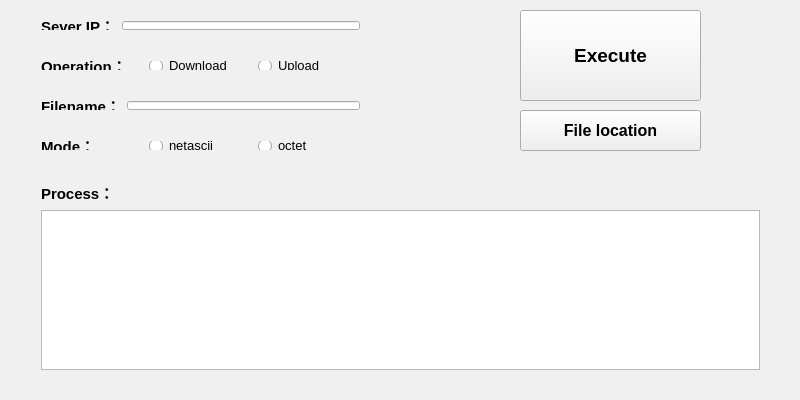
<?xml version="1.0" encoding="UTF-8"?>
<ui version="4.0">
 <class>QtWidgetsApplication1Class</class>
 <widget class="QWidget" name="QtWidgetsApplication1Class">
  <property name="geometry">
   <rect>
    <x>0</x>
    <y>0</y>
    <width>800</width>
    <height>400</height>
   </rect>
  </property>
  <property name="font">
   <font>
    <family>Arial</family>
    <pointsize>10</pointsize>
   </font>
  </property>
  <property name="windowTitle">
   <string>TFTP Client by Tora416</string>
  </property>
  <property name="windowIcon">
   <iconset>
    <normaloff>D:/icon.ico</normaloff>D:/icon.ico</iconset>
  </property>
  <property name="autoFillBackground">
   <bool>false</bool>
  </property>
  <property name="styleSheet">
   <string notr="true">#QtWidgetsApplication1Class{background-color:rgb(240, 240, 240)}
</string>
  </property>
  <widget class="QPushButton" name="pushButton">
   <property name="geometry">
    <rect>
     <x>520</x>
     <y>10</y>
     <width>181</width>
     <height>91</height>
    </rect>
   </property>
   <property name="font">
    <font>
     <family>Arial</family>
     <pointsize>14</pointsize>
     <weight>75</weight>
     <bold>true</bold>
    </font>
   </property>
   <property name="text">
    <string>Execute</string>
   </property>
  </widget>
  <widget class="QWidget" name="layoutWidget">
   <property name="geometry">
    <rect>
     <x>30</x>
     <y>170</y>
     <width>741</width>
     <height>211</height>
    </rect>
   </property>
   <layout class="QVBoxLayout" name="verticalLayout">
    <item>
     <widget class="QLabel" name="label_5">
      <property name="font">
       <font>
        <family>Arial</family>
        <pointsize>11</pointsize>
        <weight>75</weight>
        <bold>true</bold>
       </font>
      </property>
      <property name="text">
       <string>Process：</string>
      </property>
     </widget>
    </item>
    <item>
     <widget class="QTextBrowser" name="textBrowser">
      <property name="font">
       <font>
        <family>Arial</family>
        <pointsize>10</pointsize>
       </font>
      </property>
     </widget>
    </item>
   </layout>
  </widget>
  <widget class="QWidget" name="layoutWidget">
   <property name="geometry">
    <rect>
     <x>30</x>
     <y>10</y>
     <width>341</width>
     <height>31</height>
    </rect>
   </property>
   <layout class="QHBoxLayout" name="horizontalLayout">
    <item>
     <widget class="QLabel" name="label">
      <property name="font">
       <font>
        <family>Arial</family>
        <pointsize>11</pointsize>
        <weight>75</weight>
        <bold>true</bold>
       </font>
      </property>
      <property name="text">
       <string>Sever IP：</string>
      </property>
     </widget>
    </item>
    <item>
     <widget class="QLineEdit" name="IPlineEdit">
      <property name="enabled">
       <bool>true</bool>
      </property>
      <property name="sizePolicy">
       <sizepolicy hsizetype="Expanding" vsizetype="Expanding">
        <horstretch>0</horstretch>
        <verstretch>0</verstretch>
       </sizepolicy>
      </property>
     </widget>
    </item>
   </layout>
  </widget>
  <widget class="QWidget" name="layoutWidget">
   <property name="geometry">
    <rect>
     <x>30</x>
     <y>50</y>
     <width>341</width>
     <height>31</height>
    </rect>
   </property>
   <layout class="QHBoxLayout" name="horizontalLayout_2">
    <item>
     <widget class="QLabel" name="label_2">
      <property name="font">
       <font>
        <family>Arial</family>
        <pointsize>11</pointsize>
        <weight>75</weight>
        <bold>true</bold>
       </font>
      </property>
      <property name="text">
       <string>Operation：</string>
      </property>
     </widget>
    </item>
    <item>
     <widget class="QRadioButton" name="radioButton1">
      <property name="font">
       <font>
        <family>Arial</family>
        <pointsize>10</pointsize>
       </font>
      </property>
      <property name="text">
       <string>Download</string>
      </property>
     </widget>
    </item>
    <item>
     <widget class="QRadioButton" name="radioButton2">
      <property name="font">
       <font>
        <family>Arial</family>
        <pointsize>10</pointsize>
       </font>
      </property>
      <property name="text">
       <string>Upload</string>
      </property>
     </widget>
    </item>
   </layout>
  </widget>
  <widget class="QWidget" name="layoutWidget">
   <property name="geometry">
    <rect>
     <x>30</x>
     <y>90</y>
     <width>341</width>
     <height>31</height>
    </rect>
   </property>
   <layout class="QHBoxLayout" name="horizontalLayout_3">
    <item>
     <widget class="QLabel" name="label_3">
      <property name="font">
       <font>
        <family>Arial</family>
        <pointsize>11</pointsize>
        <weight>75</weight>
        <bold>true</bold>
       </font>
      </property>
      <property name="text">
       <string>Filename：</string>
      </property>
     </widget>
    </item>
    <item>
     <widget class="QLineEdit" name="FilelineEdit">
      <property name="sizePolicy">
       <sizepolicy hsizetype="Expanding" vsizetype="Expanding">
        <horstretch>0</horstretch>
        <verstretch>0</verstretch>
       </sizepolicy>
      </property>
     </widget>
    </item>
   </layout>
  </widget>
  <widget class="QWidget" name="layoutWidget">
   <property name="geometry">
    <rect>
     <x>30</x>
     <y>130</y>
     <width>341</width>
     <height>31</height>
    </rect>
   </property>
   <layout class="QHBoxLayout" name="horizontalLayout_4">
    <item>
     <widget class="QLabel" name="label_4">
      <property name="font">
       <font>
        <family>Arial</family>
        <pointsize>11</pointsize>
        <weight>75</weight>
        <bold>true</bold>
       </font>
      </property>
      <property name="text">
       <string>Mode：</string>
      </property>
     </widget>
    </item>
    <item>
     <widget class="QRadioButton" name="radioButton3">
      <property name="font">
       <font>
        <family>Arial</family>
        <pointsize>10</pointsize>
       </font>
      </property>
      <property name="text">
       <string>netascii</string>
      </property>
     </widget>
    </item>
    <item>
     <widget class="QRadioButton" name="radioButton4">
      <property name="font">
       <font>
        <family>Arial</family>
        <pointsize>10</pointsize>
       </font>
      </property>
      <property name="text">
       <string>octet</string>
      </property>
     </widget>
    </item>
   </layout>
  </widget>
  <widget class="QPushButton" name="pushButton_2">
   <property name="geometry">
    <rect>
     <x>520</x>
     <y>110</y>
     <width>181</width>
     <height>41</height>
    </rect>
   </property>
   <property name="font">
    <font>
     <family>Arial</family>
     <pointsize>12</pointsize>
     <weight>75</weight>
     <bold>true</bold>
    </font>
   </property>
   <property name="text">
    <string>File location</string>
   </property>
  </widget>
 </widget>
 <layoutdefault spacing="6" margin="11"/>
 <resources>
  <include location="QtWidgetsApplication1.qrc"/>
 </resources>
 <connections/>
</ui>
